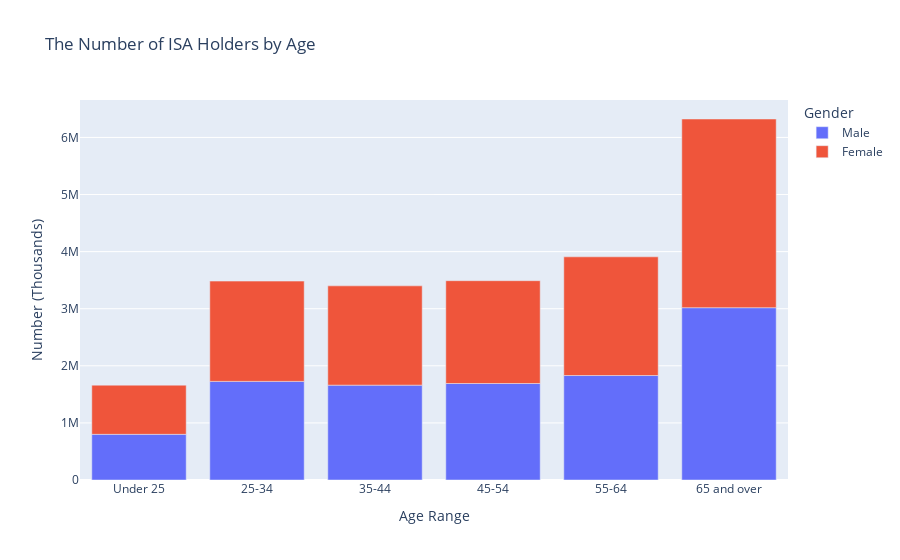

The notebook cell this image was saved under:
### Code cell
fig_1 = px.bar(data_frame = savings_data[(savings_data['Gender'] != 'Total') & (savings_data['Age'] != 'All Ages')], 
               x='Age', y='All ISA Holders(thousands)',
               title = 'The Number of ISA Holders by Age',
               color = 'Gender',
               labels={'Age': 'Age Range', 'All ISA Holders(thousands)': 'Number (Thousands)'},
               hover_name='Gender')

fig_1.show()

### Figure 1 — Plotly figure (JSON) as saved in the notebook; plotly's stock layout.template omitted (floating-point values rounded to 4 significant figures)
{"data": [{"hovertemplate": "<b>%{hovertext}</b><br><br>Gender=Male<br>Age Range=%{x}<br>Number (Thousands)=%{y}<extra></extra>", "hovertext": ["Male", "Male", "Male", "Male", "Male", "Male"], "legendgroup": "Male", "marker": {"color": "#636efa", "pattern": {"shape": ""}}, "name": "Male", "orientation": "v", "showlegend": true, "textposition": "auto", "type": "bar", "x": ["Under 25", "25-34", "35-44", "45-54", "55-64", "65 and over"], "xaxis": "x", "y": [799700.0, 1727000.0, 1662000.0, 1690000.0, 1830000.0, 3018000.0], "yaxis": "y"}, {"hovertemplate": "<b>%{hovertext}</b><br><br>Gender=Female<br>Age Range=%{x}<br>Number (Thousands)=%{y}<extra></extra>", "hovertext": ["Female", "Female", "Female", "Female", "Female", "Female"], "legendgroup": "Female", "marker": {"color": "#EF553B", "pattern": {"shape": ""}}, "name": "Female", "orientation": "v", "showlegend": true, "textposition": "auto", "type": "bar", "x": ["Under 25", "25-34", "35-44", "45-54", "55-64", "65 and over"], "xaxis": "x", "y": [861500.0, 1756000.0, 1739000.0, 1801000.0, 2079000.0, 3305000.0], "yaxis": "y"}], "layout": {"barmode": "relative", "legend": {"title": {"text": "Gender"}, "tracegroupgap": 0}, "title": {"text": "The Number of ISA Holders by Age"}, "xaxis": {"anchor": "y", "domain": [0, 1], "title": {"text": "Age Range"}}, "yaxis": {"anchor": "x", "domain": [0, 1], "title": {"text": "Number (Thousands)"}}}}
